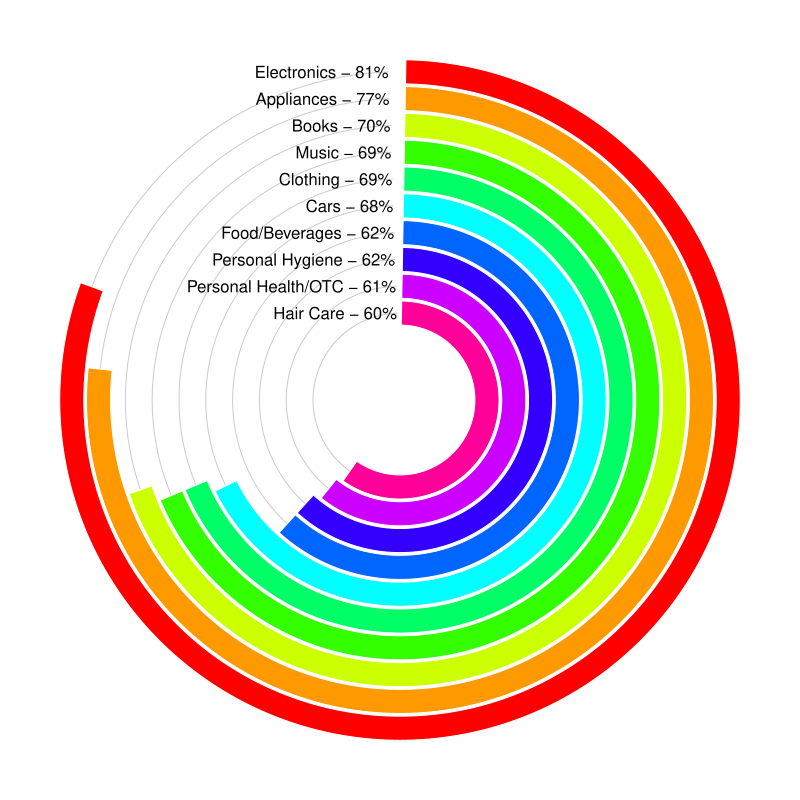

Write the R code that produced this figure.

Category <- c("Electronics", "Appliances", "Books", "Music", "Clothing", 
        "Cars", "Food/Beverages", "Personal Hygiene", 
        "Personal Health/OTC", "Hair Care")
Percent <- c(81, 77, 70, 69, 69, 68, 62, 62, 61, 60)
color = rainbow(length(Percent))
Category = rev(Category)
Percent = rev(Percent)
color = rev(color)

library(circlize)
circos.par("start.degree" = 90)
circos.initialize("a", xlim = c(0, 100)) # 'a` just means there is one sector
circos.trackPlotRegion(ylim = c(0.5, length(Percent)+0.5), , track.height = 0.8, 
bg.border = NA, panel.fun = function(x, y) {
	xlim = get.cell.meta.data("xlim") # in fact, it is c(0, 100)
	for(i in seq_along(Percent)) {
		circos.lines(xlim, c(i, i), col = "#CCCCCC")
		circos.rect(0, i - 0.45, Percent[i], i + 0.45, col = color[i], border = "white")
	}
	for(i in seq_along(Percent)) {
		circos.text(xlim[2], i, paste0(Category[i], " - ", Percent[i], "%"), adj = c(1, 0.5), facing = "downward") 
	}
})
circos.clear()
